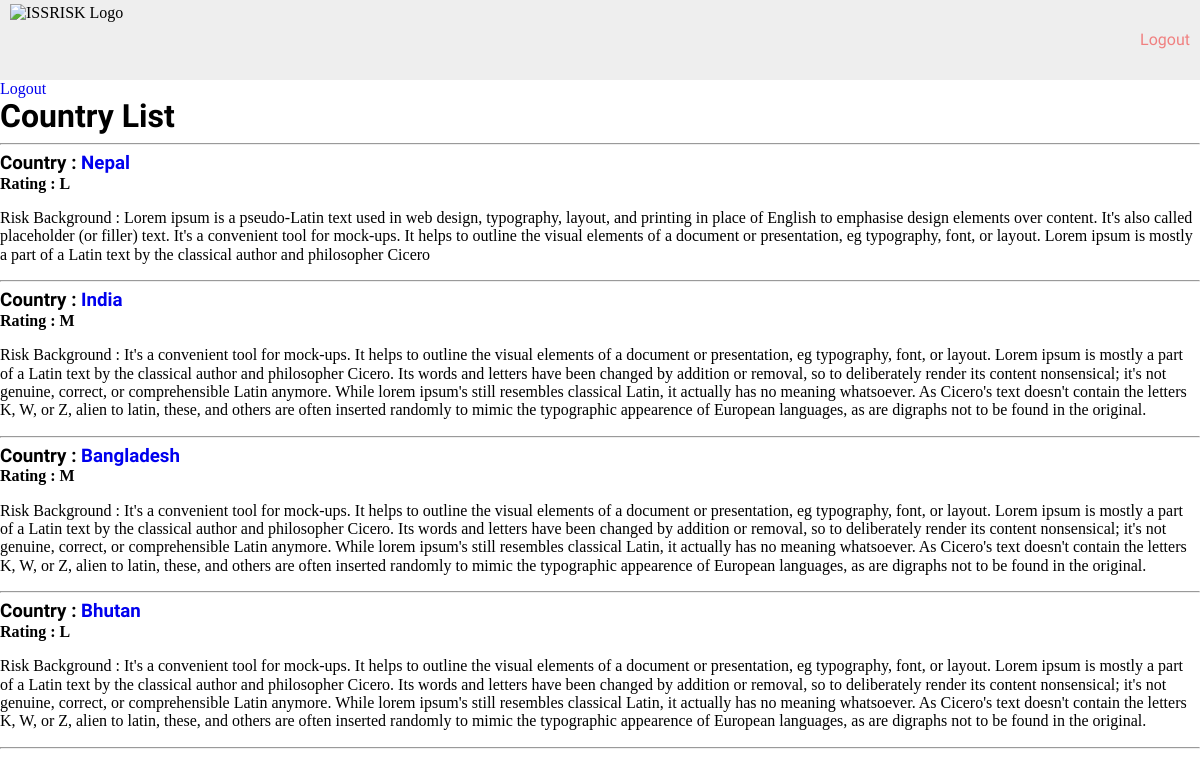
Page /country/ (signed in) on the committed database.
### reports/models.py (models this page shows, shortened)
class Country(models.Model):
	RATING_CHOICES = (
		('L', 'Low'),
		('M', 'Medium'),
		('H', 'High'),
		('Ex', 'Extreme'),
	)
	name = models.CharField(max_length=100, blank=False, null=False)
	rating = models.CharField(
		max_length=2,
		choices = RATING_CHOICES,
	)
	risk_bg = models.TextField()

### reports/views.py (the view)
# urls.py: url(r'^country/$', CountryListView.as_view(), name='country_list'),
class CountryListView(LoginRequiredMixin, ListView):
	model = Country
	context_object_name = 'country_list'
	template_name = 'reports/country_list.html'

### reports/templates/reports/country_list.html (shortened to what this page needs)
{% extends "base.html" %}
{% block content %}
	<a href="/logout">Logout</a><br>
	<h1>Country List</h1>
	<hr>
	{% for country in country_list %}
		<h3>Country  : <a href="{% url 'country_detail' pk=country.id %}">{{ country.name }}</a></h3>
		<strong>Rating : {{ country.rating }}</strong>
		<p>Risk Background : {{ country.risk_bg }}</p>
		<hr>
	{% endfor %}
{% endblock %}

### riskproject/static/css/risk.css (style rules this page uses)
html { -webkit-box-sizing: border-box; -moz-box-sizing: border-box; box-sizing: border-box; }
*, *:before, *:after { -webkit-box-sizing: inherit; -moz-box-sizing: inherit; box-sizing: inherit; }
html, body { height: 100%; width: 100%; }
a, a:hover, a:visited, a:link { text-decoration: none; }
h1, h2, h3, h4, h5, h6 { padding: 0; margin: 0; font-family: 'Source Sans Pro', sans-serif; }

### rows in the picture
Country: name "Nepal", rating "L", risk_bg "Lorem ipsum is a pseudo-Latin text used in web design, typography, layout, and printing in place of English to emphasise design elements over content. It's also called placeholder (or filler) text. It's a convenient tool for mock-ups. It helps to outline the visual elements of a document or presentation, eg typography, font, or layout. Lorem ipsum is mostly a part of a Latin text by the classical author and philosopher Cicero"
Country: name "India", rating "M", risk_bg "It's a convenient tool for mock-ups. It helps to outline the visual elements of a document or presentation, eg typography, font, or layout. Lorem ipsum is mostly a part of a Latin text by the classical author and philosopher Cicero. Its words and letters have been changed by addition or removal, so to deliberately render its content nonsensical; it's not genuine, correct, or comprehensible Latin anymore. While lorem ipsum's still resembles classical Latin, it actually has no meaning whatsoever. As Cicero's text doesn't contain the letters K, W, or Z, alien to latin, these, and others are often inserted randomly to mimic the typographic appearence of European languages, as are digraphs not…"
Country: name "Bangladesh", rating "M", risk_bg "It's a convenient tool for mock-ups. It helps to outline the visual elements of a document or presentation, eg typography, font, or layout. Lorem ipsum is mostly a part of a Latin text by the classical author and philosopher Cicero. Its words and letters have been changed by addition or removal, so to deliberately render its content nonsensical; it's not genuine, correct, or comprehensible Latin anymore. While lorem ipsum's still resembles classical Latin, it actually has no meaning whatsoever. As Cicero's text doesn't contain the letters K, W, or Z, alien to latin, these, and others are often inserted randomly to mimic the typographic appearence of European languages, as are digraphs not…"
Country: name "Bhutan", rating "L", risk_bg "It's a convenient tool for mock-ups. It helps to outline the visual elements of a document or presentation, eg typography, font, or layout. Lorem ipsum is mostly a part of a Latin text by the classical author and philosopher Cicero. Its words and letters have been changed by addition or removal, so to deliberately render its content nonsensical; it's not genuine, correct, or comprehensible Latin anymore. While lorem ipsum's still resembles classical Latin, it actually has no meaning whatsoever. As Cicero's text doesn't contain the letters K, W, or Z, alien to latin, these, and others are often inserted randomly to mimic the typographic appearence of European languages, as are digraphs not…"
